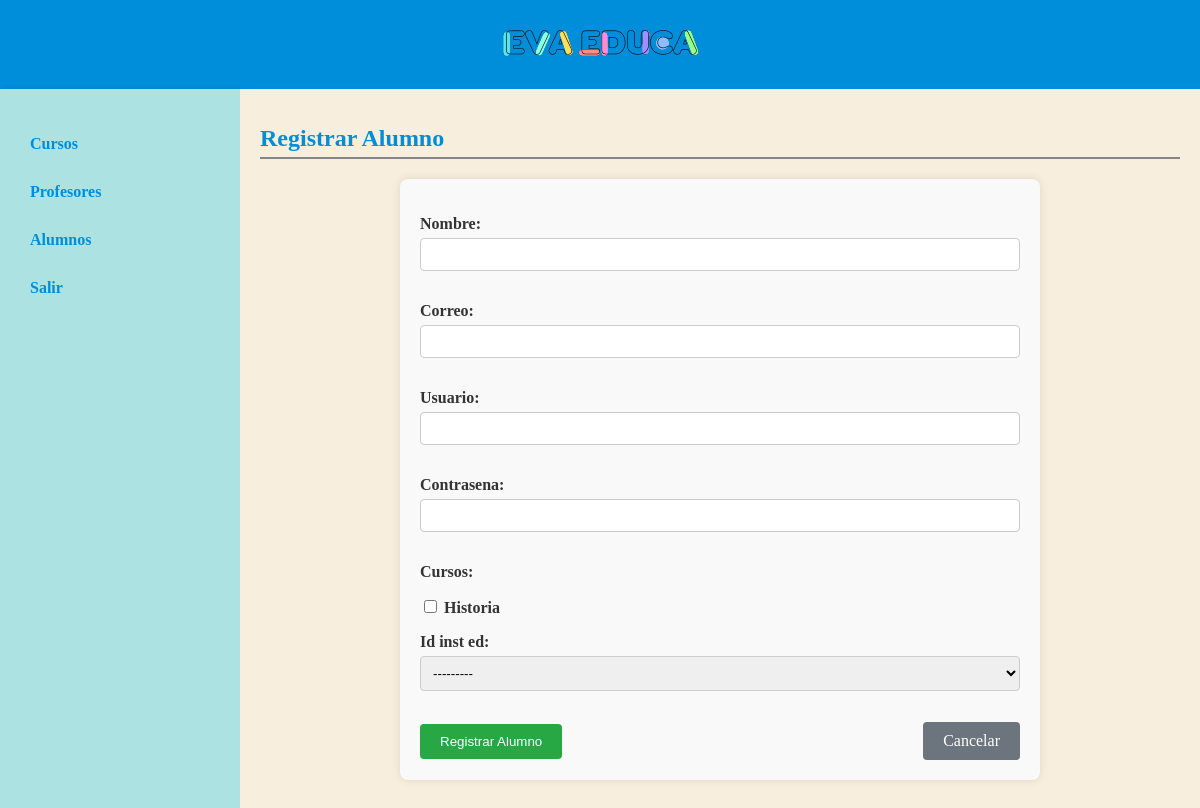
Before: /administrador/alumnos/nuevo/ (signed in) with the older database file.
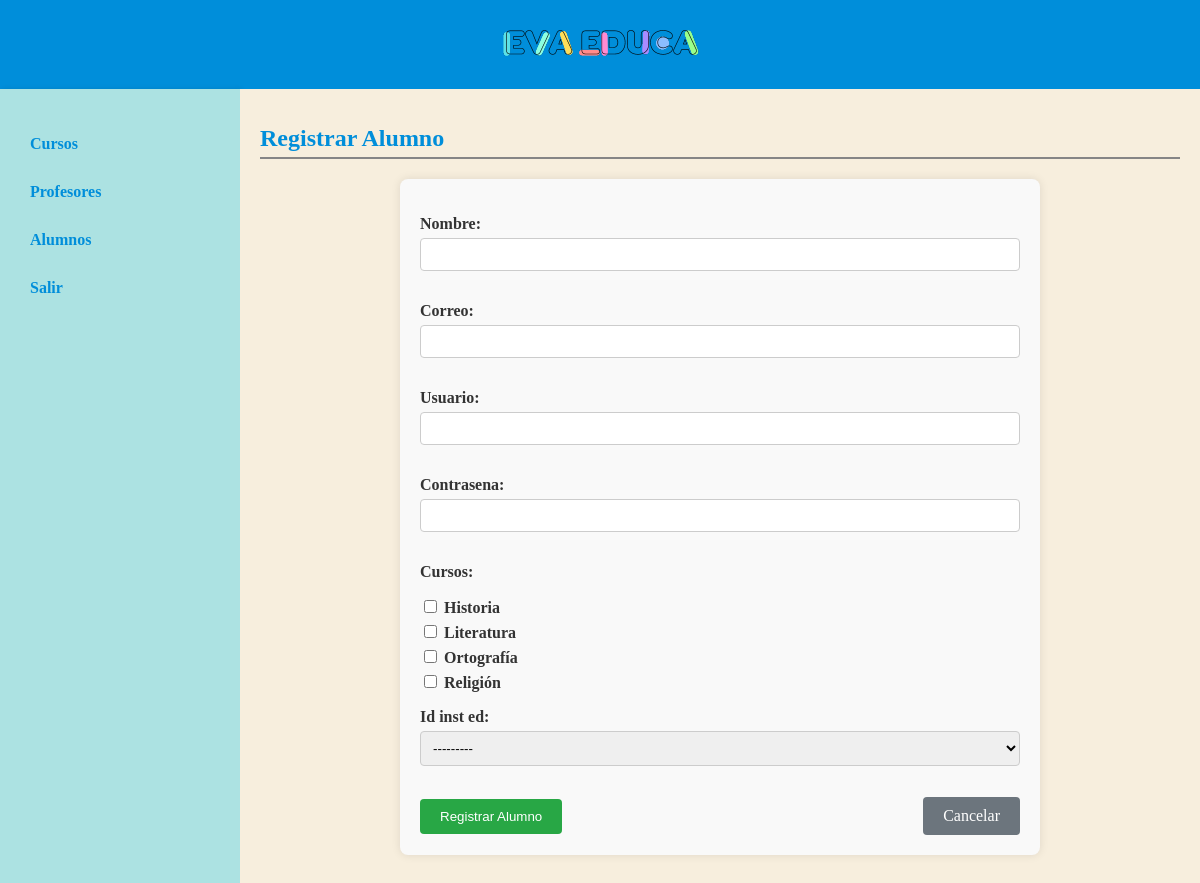
After: the same page with the newer database file.
### administrador/models.py (models this page shows)
class curso(models.Model):
    nombre = models.CharField(max_length=100)
    descripcion = models.TextField()
    id_profesor = models.ForeignKey(profesor, on_delete=models.CASCADE)
    id_inst_ed = models.ForeignKey(institucion, on_delete=models.CASCADE)

### administrador/decorators.py (the view)
    def wrapper(request, *args, **kwargs):
        if 'administrador_id' not in request.session:
            return redirect('login')
        return view_func(request, *args, **kwargs)

### administrador/forms.py
class AlumnoForm(forms.ModelForm):
    id_curso = forms.ModelMultipleChoiceField(
        queryset=curso.objects.all(),
        widget=forms.CheckboxSelectMultiple,
        label="Cursos"
    )
    class Meta:
        model = alumno
        fields = ['nombre', 'correo', 'usuario', 'contrasena', 'id_curso', 'id_inst_ed']
    def __init__(self, *args, **kwargs):
        super(AlumnoForm, self).__init__(*args, **kwargs)
        self.fields['id_curso'].label_from_instance = lambda obj: obj.nombre

### administrador/views.py (called while the page is built)
@login_required
def alumno_create(request):
    if request.method == 'POST':
        form = AlumnoForm(request.POST)
        if form.is_valid():
            form.save()
            return redirect('alumno_list')
    else:
        form = AlumnoForm()
    return render(request, 'alumno_form.html', {'form': form})

### profesor/context_processors.py (called while the page is built)
def profesor_context(request):
    profesor_id = request.session.get('profesor_id')
    if profesor_id:
        profesor_obj = profesor.objects.get(id=profesor_id)
        return {'profesor_logueado': profesor_obj}
    return {}

### administrador/templates/alumno_form.html (shortened to what this page needs)
{% extends 'layouts/base.html' %}
{% block content %}
    <h1 class="titulo-curso">{% if form.instance.pk %}Editar{% else %}Registrar{% endif %} Alumno</h1>
    <form method="POST" class="form-curso">
        {{ form.as_p }}
        <div class="form-buttons">
            <button type="submit" class="btn btn-success">{% if form.instance.pk %}Guardar{% else %}Registrar{% endif %} Alumno</button>
            <a href="{% url 'alumno_list' %}" class="btn btn-secondary">Cancelar</a>
        </div>
    </form>
{% endblock %}

Changed rows visible on the page:
added curso: id_inst_ed "---------"
Other visible differences:
form field id_curso: "☐" → "☐ ☐ ☐ ☐"
text no longer shown: "Nombre: Correo: Usuario: Contrasena: Cursos: Historia Id inst ed:"
text now shown: "Nombre: Correo: Usuario: Contrasena: Cursos: Historia Literatura Ortografía Religión Id inst ed:"
